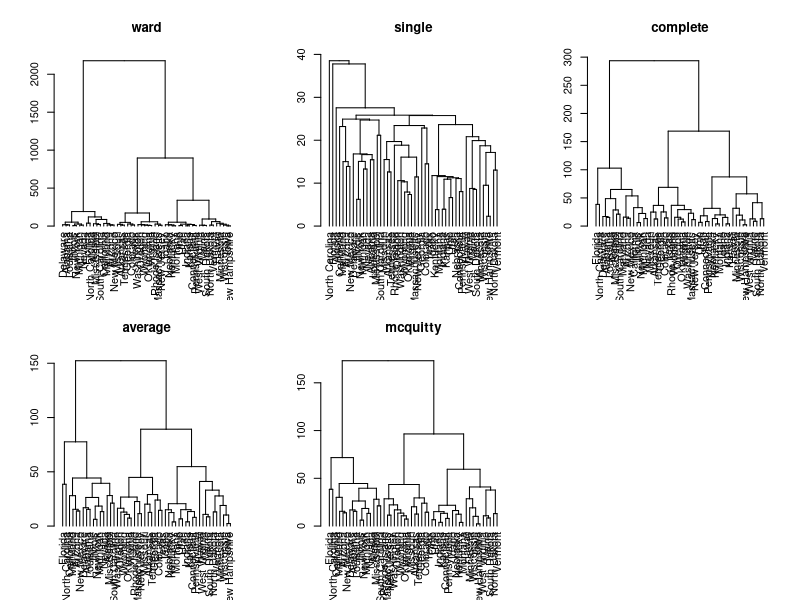

This figure's R source:
library(clue)


### Name: cl_ensemble
### Title: Cluster Ensembles
### Aliases: cl_ensemble as.cl_ensemble is.cl_ensemble
### Keywords: cluster

### ** Examples

d <- dist(USArrests)
hclust_methods <-
    c("ward", "single", "complete", "average", "mcquitty")
hclust_results <- lapply(hclust_methods, function(m) hclust(d, m))
names(hclust_results) <- hclust_methods 
## Now create an ensemble from the results.
hens <- cl_ensemble(list = hclust_results)
hens
## Subscripting.
hens[1 : 3]
## Replication.
rep(hens, 3)
## Plotting.
plot(hens, main = names(hens))
## And continue to analyze the ensemble, e.g.
round(cl_dissimilarity(hens, method = "gamma"), 4)
